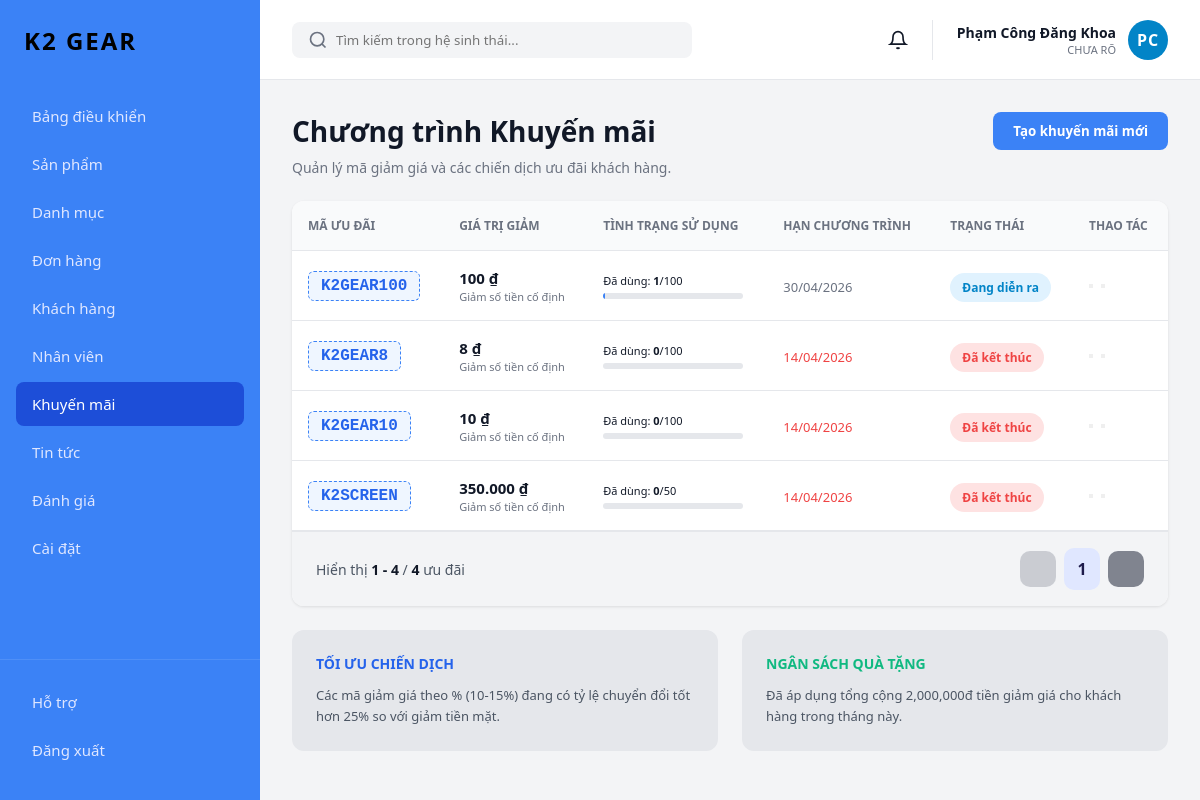
Screenshot of /admin/index.php?view=promotions (signed in) with the database file from the repository.
### tables this page shows
CREATE TABLE `coupons` (
  `id` int(11) NOT NULL,
  `code` varchar(50) DEFAULT NULL,
  `type` enum('percent','fixed') DEFAULT NULL,
  `value` decimal(10,2) DEFAULT NULL,
  `max_usage` int(11) DEFAULT NULL,
  `used` int(11) DEFAULT 0,
  `expiry_date` date DEFAULT NULL
);

### admin/pages/promotions.php (the view, shortened to what this page needs)
<?php
$limit = 5;
$page = isset($_GET['page']) && is_numeric($_GET['page']) ? (int)$_GET['page'] : 1;
$offset = ($page - 1) * $limit;
try {
    $count_stmt = $pdo->query("SELECT COUNT(*) FROM coupons");
    $total_promotions = $count_stmt->fetchColumn();
    $total_pages = ceil($total_promotions / $limit);
    $sql = "SELECT * FROM coupons ORDER BY expiry_date DESC LIMIT :limit OFFSET :offset";
    $stmt = $pdo->prepare($sql);
    $stmt->bindValue(':limit', $limit, PDO::PARAM_INT);
    $stmt->bindValue(':offset', $offset, PDO::PARAM_INT);
    $stmt->execute();
    $promotions = $stmt->fetchAll();
} catch (PDOException $e) {
    die("Lỗi kết nối: " . $e->getMessage());
}
$start_item = ($total_promotions > 0) ? $offset + 1 : 0;
$end_item = min($offset + $limit, $total_promotions);
?>
<div class="page-header">
    <div class="page-title-wrapper">
        <h1 class="page-title">Chương trình Khuyến mãi</h1>
        <p class="page-subtitle">Quản lý mã giảm giá và các chiến dịch ưu đãi khách hàng.</p>
    </div>
    <button class="btn btn-primary">
        <?= get_admin_icon('plus') ?> Tạo khuyến mãi mới
    </button>
</div>
<div class="table-container">
    <table class="admin-table">
        <thead>
        <tr>
            <th>MÃ ƯU ĐÃI</th>
            <th>GIÁ TRỊ GIẢM</th>
            <th>TÌNH TRẠNG SỬ DỤNG</th>
            <th>HẠN CHƯƠNG TRÌNH</th>
            <th>TRẠNG THÁI</th>
            <th>THAO TÁC</th>
        </tr>
        </thead>
        <tbody>
        <?php if (empty($promotions)): ?>
            <tr><td colspan="6" style="text-align: center; padding: 40px; color: #6b7280;">Hiện chưa có chương trình khuyến mãi nào được tạo.</td></tr>
        <?php else: ?>
            <?php foreach ($promotions as $item): ?>
                <?php
                $is_expired = strtotime($item['expiry_date']) < time();
                $value_label = ($item['type'] == '%') ? $item['value'] . '%' : number_format($item['value'], 0, ',', '.') . ' ₫';
                ?>
                <tr>
                    <td>
                        <div style="background: #eff6ff; color: #2563eb; padding: 5px 12px; border: 1px dashed #3b82f6; border-radius: 6px; font-weight: 700; display: inline-block; font-family: 'Courier New', Courier, monospace;">
                            <?= htmlspecialchars($item['code']) ?>
                        </div>
                    </td>
                    <td>
                        <strong style="font-size: 15px; color: #111827;"><?= $value_label ?></strong>
                        <div style="font-size: 11px; color: #6b7280;">Giảm <?= $item['type'] == '%' ? 'trực tiếp trên tổng đơn' : 'số tiền cố định' ?></div>
                    </td>
                    <td>
                        <div style="width: 140px;">
                            <div style="display: flex; justify-content: space-between; font-size: 11px; margin-bottom: 5px;">
                                <span>Đã dùng: <strong><?= $item['used'] ?></strong>/<?= $item['max_usage'] ?></span>
                            </div>
                            <div style="height: 6px; background: #e5e7eb; border-radius: 10px; overflow: hidden;">
                            </div>
                        </div>
                    </td>
                    <td>
                        <span style="font-size: 13px;" class="<?= $is_expired ? 'text-danger' : 'text-muted' ?>">
                            <?= date('d/m/Y', strtotime($item['expiry_date'])) ?>
                        </span>
                    </td>
                    <td>
                        <?php if($is_expired): ?>
                            <span class="badge badge-status-pending" style="background: #fee2e2; color: #ef4444;">Đã kết thúc</span>
                        <?php elseif($item['used'] >= $item['max_usage']): ?>
                            <span class="badge badge-status-pending" style="background: #f3f4f6; color: #6b7280;">Hết lượt dùng</span>
                        <?php else: ?>
                            <span class="badge badge-status-confirmed">Đang diễn ra</span>
                        <?php endif; ?>
                    </td>
                    <td>
                        <div class="action-buttons">
                            <button class="btn-icon" title="Chỉnh sửa"><?= get_admin_icon('edit') ?></button>
                            <button class="btn-icon text-danger" title="Xóa" onclick="return confirm('Bạn có chắc muốn xóa mã khuyến mãi này?')">
                            </button>
                        </div>
                    </td>
                </tr>
            <?php endforeach; ?>
        <?php endif; ?>
        </tbody>
    </table>
    <div class="pagination-wrapper">
        <span class="pagination-info">Hiển thị <strong><?= $start_item ?> - <?= $end_item ?></strong> / <strong><?= $total_promotions ?></strong> ưu đãi</span>
        <div class="pagination-controls">
            <button class="btn-prev <?= $page <= 1 ? 'disabled' : '' ?>"><?= get_admin_icon('prev_page', 'icon-sm') ?></button>
            <?php for ($i = 1; $i <= $total_pages; $i++): ?>
                <a href="?view=promotions&page=<?= $i ?>" class="btn-page <?= $i == $page ? 'active' : '' ?>"><?= $i ?></a>
            <?php endfor; ?>
            <button class="btn-next <?= $page >= $total_pages ? 'disabled' : '' ?>"><?= get_admin_icon('next_page', 'icon-sm') ?></button>
        </div>
    </div>
</div>
<div class="bottom-insights">
    <div class="insight-card">
        <h3 class="insight-title" style="color: #2563eb;">TỐI ƯU CHIẾN DỊCH</h3>
        <p class="insight-desc">Các mã giảm giá theo % (10-15%) đang có tỷ lệ chuyển đổi tốt hơn 25% so với giảm tiền mặt.</p>
    </div>
    <div class="insight-card">
        <h3 class="insight-title" style="color: #10b981;">NGÂN SÁCH QUÀ TẶNG</h3>
        <p class="insight-desc">Đã áp dụng tổng cộng <?= number_format($total_promotions * 500000) ?>đ tiền giảm giá cho khách hàng trong tháng này.</p>
    </div>
</div>

### assets/css/style.css (style rules this page uses)
* { margin: 0; padding: 0; box-sizing: border-box; font-family: 'Segoe UI', Tahoma, Geneva, Verdana, sans-serif; }
body { background-color: #f3f4f6; color: #111827; }
.page-header { display: flex; justify-content: space-between; align-items: flex-start; margin-bottom: 24px; }
.page-title { margin: 0 0 8px 0; font-size: 28px; color: #111827; }
.page-subtitle { margin: 0; color: #6b7280; font-size: 14px; }
.btn { display: inline-flex; align-items: center; gap: 8px; padding: 10px 20px; border-radius: 8px; font-weight: 600; cursor: pointer; border: none; }
.btn-primary { background-color: #3b82f6; color: white; }
.badge { padding: 6px 12px; border-radius: 20px; font-size: 12px; font-weight: 600; }
.badge-status-pending { background-color: #fee2e2; color: #ef4444; }
.badge-status-confirmed { background-color: #dbeafe; color: #1e40af; }
.table-container { background: white; border-radius: 12px; box-shadow: 0 1px 3px rgba(0,0,0,0.1); overflow-x: auto; }
.admin-table { width: 100%; border-collapse: collapse; text-align: left; }
.admin-table th { background-color: #f9fafb; color: #6b7280; font-size: 12px; font-weight: 600; padding: 16px; border-bottom: 1px solid #e5e7eb; }
.admin-table td { padding: 16px; border-bottom: 1px solid #e5e7eb; vertical-align: middle; }
.text-muted { color: #6b7280; font-size: 12px; }
.text-danger { color: #ef4444; }
.action-buttons { display: flex; gap: 8px; }
.pagination-wrapper { display: flex; justify-content: space-between; align-items: center; padding: 16px 24px; background-color: #f3f4f6; border-top: 1px solid #e5e7eb; }
.pagination-info { font-size: 14px; color: #4b5563; }
.pagination-info strong { color: #111827; }
.pagination-controls { display: flex; align-items: center; gap: 8px; }
.btn-prev { display: flex; align-items: center; justify-content: center; width: 36px; height: 36px; background-color: #a1a5b0; color: #ffffff; border: none; border-radius: 10px; text-decoration: none; cursor: pointer; transition: 0.2s; }
.btn-next { display: flex; align-items: center; justify-content: center; width: 36px; height: 36px; background-color: #0f172a; color: #ffffff; border: none; border-radius: 10px; text-decoration: none; cursor: pointer; transition: 0.2s; }
.disabled { opacity: 0.5; cursor: not-allowed !important; pointer-events: none; }
.btn-page { display: flex; align-items: center; justify-content: center; min-width: 32px; height: 32px; background: transparent; color: #94a3b8; font-size: 16px; font-weight: 600; border: none; border-radius: 8px; text-decoration: none; transition: 0.2s; cursor: pointer; }
.btn-page.active { background-color: #e0e7ff; color: #1e1b4b; height: 42px; min-width: 36px; border-radius: 10px; }
.bottom-insights { display: flex; gap: 24px; margin-top: 24px; }
.insight-card { flex: 1; background: #e5e7eb; padding: 24px; border-radius: 12px; }
.insight-title { font-size: 14px; font-weight: 700; display: flex; align-items: center; gap: 8px; margin-bottom: 12px; }
.insight-desc { font-size: 13px; color: #4b5563; line-height: 1.6; }
.badge-status-confirmed { background-color: #e0f2fe !important; color: #0284c7 !important; }

### rows the page displays
coupons: code "K2GEAR100", value_label "100 ₫", shows "số tiền cố định", used "1", max_usage "100", expiry_date "30/04/2026", shows "Đang diễn ra"
coupons: code "K2GEAR8", value_label "8 ₫", shows "số tiền cố định", used "0", max_usage "100", expiry_date "14/04/2026", shows "Đã kết thúc"
coupons: code "K2GEAR10", value_label "10 ₫", shows "số tiền cố định", used "0", max_usage "100", expiry_date "14/04/2026", shows "Đã kết thúc"
coupons: code "K2SCREEN", value_label "350.000 ₫", shows "số tiền cố định", used "0", max_usage "50", expiry_date "14/04/2026", shows "Đã kết thúc"

### other values shown
$admin_name "Phạm Công Đăng Khoa"
$admin_role "CHƯA RÕ"
$avatar_initials "PC"
$start_item "1"
$end_item "4"
$total_promotions "4"
$total_promotions * 500000 "2,000,000"
